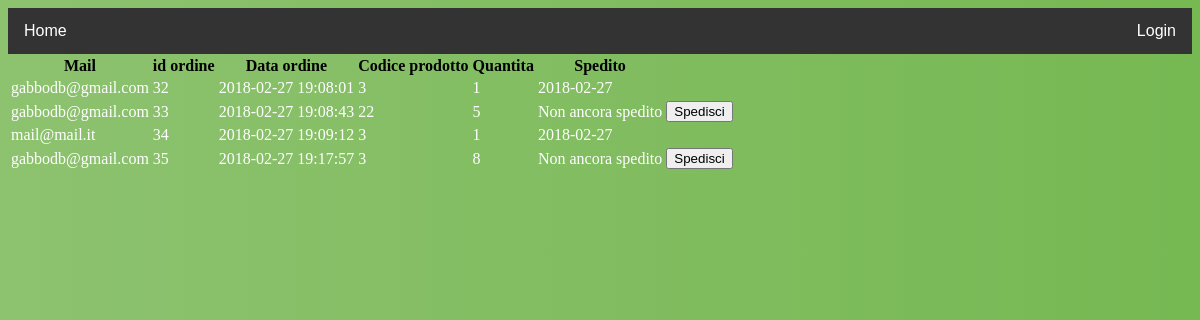
/admin/show_orders_admin.php, run on the app's committed database.
### tables this page shows
CREATE TABLE `ordini` (
  `id_ordine` int(11) NOT NULL,
  `codice_prodotto` varchar(15) NOT NULL,
  `data_ordine` timestamp NOT NULL DEFAULT CURRENT_TIMESTAMP,
  `quantita` int(11) NOT NULL,
  `mail` varchar(60) NOT NULL,
  `data_spedizione` date DEFAULT NULL
);

### admin/admin_functions.php (the view, shortened to what this page needs)
<?php
function show_orders_admin($db) {
    $statement = $db->prepare("SELECT * FROM `ordini`");
    $statement->execute();
    echo '<table>';
    echo"<tr>";
    echo"<th>Mail</th>";
    echo"<th>id ordine</th>";
    echo"<th>Data ordine</th>";
    echo"<th>Codice prodotto</th>";
    echo"<th>Quantita</th>";
    echo"<th>Spedito</th>";
    echo"</tr>";
    while ($list = $statement->fetch(PDO::FETCH_ASSOC)) {
        echo "<tr>";
        echo "<td>" . $list['mail'] . "</td>";
        echo "<td>" . $list['id_ordine'] . "</td>";
        echo "<td>" . $list['data_ordine'] . "</td>";
        echo "<td>" . $list['codice_prodotto'] . "</td>";
        echo "<td>" . $list['quantita'] . "</td>";
        if ($list['data_spedizione'] == NULL) {
            echo "<td>Non ancora spedito</td>";
            echo "<td><button type'button' class='cancelbtn' onclick=\"window.location.href='deliver.php?id=" . $list['id_ordine'] . "'\">Spedisci</button>";
        } else {
            echo "<td>" . $list['data_spedizione'] . "</td>";
        }
        echo "</tr>";
    }
}

### css/global.css (style rules this page uses)
td { color: white; }

### data on the page
ordini: mail "gabbodb@gmail.com", id_ordine "32", data_ordine "2018-02-27 19:08:01", codice_prodotto "3", quantita "1", data_spedizione "2018-02-27"
ordini: mail "gabbodb@gmail.com", id_ordine "33", data_ordine "2018-02-27 19:08:43", codice_prodotto "22", quantita "5"
ordini: mail "mail@mail.it", id_ordine "34", data_ordine "2018-02-27 19:09:12", codice_prodotto "3", quantita "1", data_spedizione "2018-02-27"
ordini: mail "gabbodb@gmail.com", id_ordine "35", data_ordine "2018-02-27 19:17:57", codice_prodotto "3", quantita "8"
